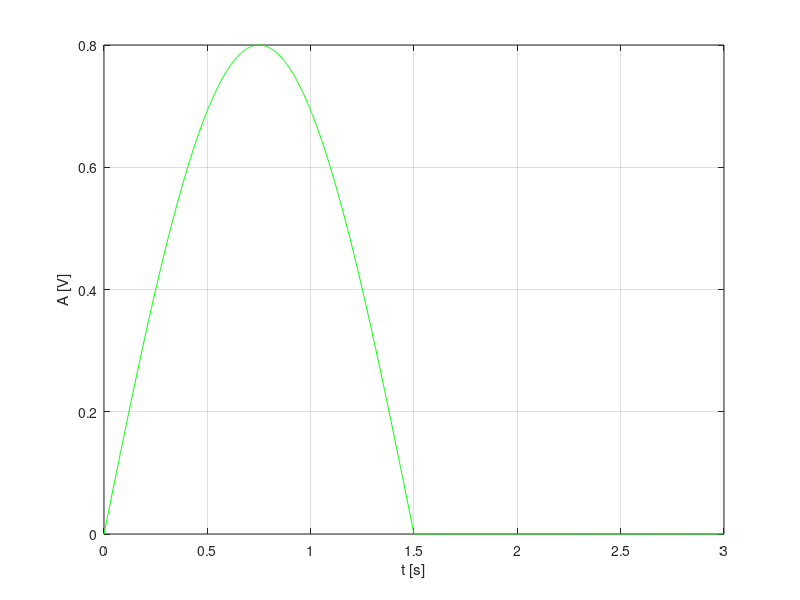
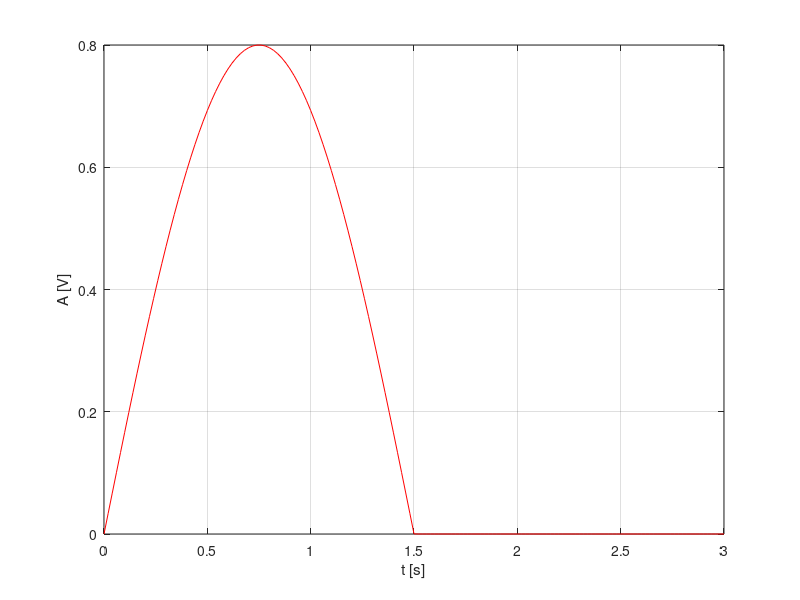
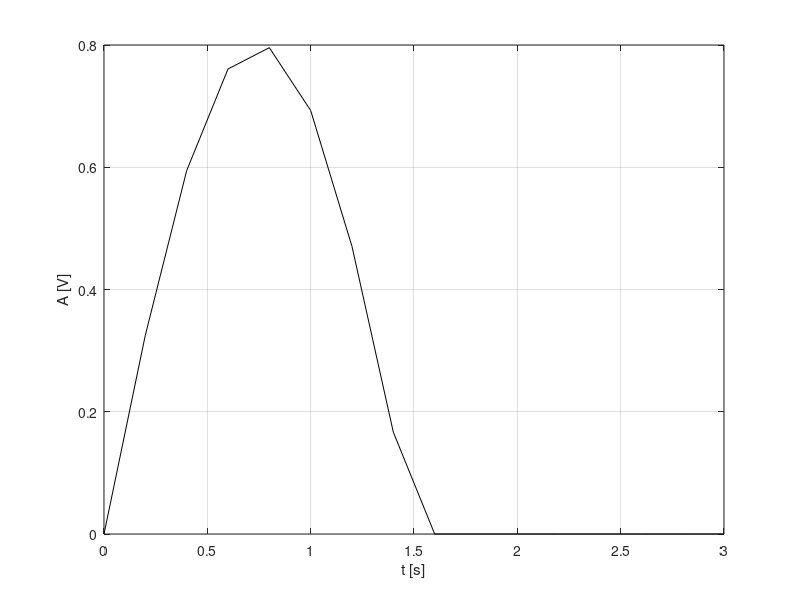

Source code (MATLAB) for these figures, in order:
%Semnalsinusoidal monoalternanta
%a)
figure(1)
f=0.3333;%Fcerventa o calculez din formula f=1/T
t=0:0.002:3%o si 3 este intervalul unei perioade iar 0.002 reprezinta rezolutia temporara
s=0.4*(sin(2*pi*f*t)+abs(sin(2*pi*f*t)));
plot(t,s,'g'),grid,xlabel('t [s]'),ylabel('A [V]');
%b)
figure(2)
f=0.3333;%Fcerventa o calculez din formula f=1/T
t=0:0.02:3;%o si 3 este intervalul unei perioade iar 0.02 reprezinta rezolutia temporara
s=0.4*(sin(2*pi*f*t)+abs(sin(2*pi*f*t)));
plot(t,s,'r'),grid,xlabel('t [s]'),ylabel('A [V]');
%c)
figure(3)
f=0.3333;%Fcerventa o calculez din formula f=1/T
t=0:0.2:3%o si 3 este intervalul unei perioade iar 0.2 reprezinta rezolutia temporara
s=0.4*(sin(2*pi*f*t)+abs(sin(2*pi*f*t)));
plot(t,s,'k'),grid,xlabel('t [s]'),ylabel('A [V]');